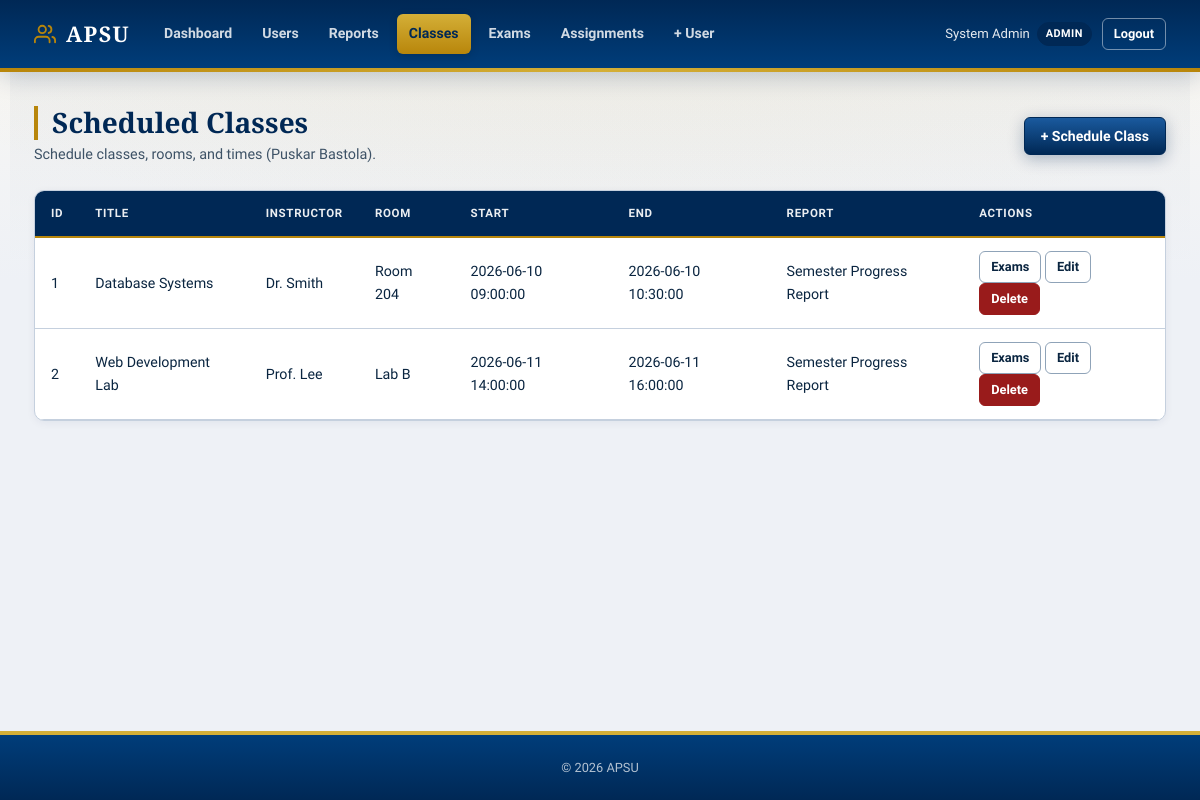
Screenshot of /classes/index.php (signed in) with the database file from the repository.
### tables this page shows
CREATE TABLE scheduled_classes (
    id          INT AUTO_INCREMENT PRIMARY KEY,
    report_id   INT NULL,
    user_id     INT NOT NULL,
    title       VARCHAR(255) NOT NULL,
    instructor  VARCHAR(255) NOT NULL,
    classroom   VARCHAR(255) NOT NULL,
    start_time  DATETIME NOT NULL,
    end_time    DATETIME NOT NULL,
    created_at  TIMESTAMP NOT NULL DEFAULT CURRENT_TIMESTAMP,
    FOREIGN KEY (report_id) REFERENCES reports(id) ON DELETE SET NULL,
    FOREIGN KEY (user_id) REFERENCES users(id) ON DELETE CASCADE
);

CREATE TABLE reports (
    id          INT AUTO_INCREMENT PRIMARY KEY,
    user_id     INT NOT NULL,
    title       VARCHAR(255) NOT NULL,
    subject     VARCHAR(255) NOT NULL,
    priority    ENUM('Low', 'Medium', 'High') NOT NULL DEFAULT 'Medium',
    assign_date DATE NOT NULL,
    due_date    DATE NOT NULL,
    status      ENUM('Pending', 'In Progress', 'Completed') NOT NULL DEFAULT 'Pending',
    created_at  TIMESTAMP NOT NULL DEFAULT CURRENT_TIMESTAMP,
    FOREIGN KEY (user_id) REFERENCES users(id) ON DELETE CASCADE
);

### classes/index.php (called while the page is built, shortened)
<?php
require_once __DIR__ . '/../config/database.php';
require_once __DIR__ . '/../includes/helpers.php';
require_once __DIR__ . '/model/ScheduledClass.php';
$pdo = getDB();
$model = new ScheduledClass($pdo);
$uid = isStudent() ? currentUserId() : null;
$classes = $model->getAll($uid);
require __DIR__ . '/views/index.php';

### includes/helpers.php (called while the page is built, shortened)
<?php
function isAdmin(): bool
{
    return ($_SESSION['role'] ?? '') === 'Admin';
}
function isStaff(): bool
{
    $role = $_SESSION['role'] ?? '';
    return $role === 'Teacher' || $role === 'Admin';
}
function isStudent(): bool
{
    return ($_SESSION['role'] ?? '') === 'Student';
}
function canManageAcademics(): bool
{
    return isStaff();
}

### classes/model/ScheduledClass.php (called while the page is built, shortened)
<?php
class ScheduledClass
{
    private PDO $pdo;
    public function __construct(PDO $pdo)
    {
        $this->pdo = $pdo;
    }
    public function getAll(?int $userId = null): array
    {
        $sql = 'SELECT sc.*, r.title AS report_title, u.full_name AS user_name
                FROM scheduled_classes sc
                LEFT JOIN reports r ON sc.report_id = r.id
                JOIN users u ON sc.user_id = u.id';
        $params = [];
        $sql .= ' ORDER BY sc.start_time ASC';
        $stmt = $this->pdo->prepare($sql);
        $stmt->execute($params);
        return $stmt->fetchAll();
    }
}

### classes/views/index.php (the view, shortened to what this page needs)
<?php
require __DIR__ . '/../../includes/header.php'; ?>
<div class="page-header">
    <div>
        <h1 class="page-title"><?= isStudent() ? 'My Schedule' : 'Scheduled Classes' ?></h1>
        <p class="page-subtitle">
            <?php if (isStudent()): ?>
            Your class timetable — view only.
            <?php else: ?>
            Schedule classes, rooms, and times (Puskar Bastola).
            <?php endif; ?>
        </p>
    </div>
    <?php if (canManageAcademics()): ?>
    <a href="index.php?action=create" class="btn btn-primary">+ Schedule Class</a>
    <?php endif; ?>
</div>
<div class="table-card">
<table class="data-table">
<thead><tr><th>ID</th><th>Title</th><th>Instructor</th><th>Room</th><th>Start</th><th>End</th><th>Report</th><th>Actions</th></tr></thead>
<tbody>
<?php if (empty($classes)): ?><tr><td colspan="8">No classes scheduled.</td></tr>
<?php else: foreach ($classes as $c): ?>
<tr>
<td><?= (int)$c['id'] ?></td>
<td><?= htmlspecialchars($c['title']) ?></td>
<td><?= htmlspecialchars($c['instructor']) ?></td>
<td><?= htmlspecialchars($c['classroom']) ?></td>
<td><?= htmlspecialchars($c['start_time']) ?></td>
<td><?= htmlspecialchars($c['end_time']) ?></td>
<td><?= htmlspecialchars($c['report_title'] ?? '—') ?></td>
<td>
<a href="../exams/index.php?class_id=<?= (int)$c['id'] ?>" class="btn btn-sm btn-outline"><?= isStudent() ? 'View exams' : 'Exams' ?></a>
<?php if (canManageAcademics()): ?>
<a href="index.php?action=edit&id=<?= (int)$c['id'] ?>" class="btn btn-sm btn-outline">Edit</a>
<a href="index.php?action=delete&id=<?= (int)$c['id'] ?>" class="btn btn-sm btn-danger" onclick="return confirm('Delete?')">Delete</a>
<?php endif; ?>
</td>
</tr>
<?php endforeach; endif; ?>
</tbody>
</table>
</div>
<?php require __DIR__ . '/../../includes/footer.php'; ?>

### includes/header.php (shortened to what this page needs)
<?php
require_once __DIR__ . '/helpers.php';
$base = $baseUrl ?? '../';
$self = $_SERVER['PHP_SELF'] ?? '';
$role = $_SESSION['role'] ?? '';
$dashHref = $base . 'dashboard/index.php';
$active = static function (string $needle) use ($self): string {
    return strpos($self, $needle) !== false ? 'active' : '';
};
?>
<!DOCTYPE html>
<html lang="en">
<head>
    <link rel="stylesheet" href="<?= htmlspecialchars($base) ?>assets/css/style.css">
</head>
<body class="app-role-<?= strtolower(htmlspecialchars($role)) ?>">
<header class="site-header">
    <div class="header-inner">
        <a href="<?= htmlspecialchars($dashHref) ?>" class="site-brand">
            APSU
        </a>
        <nav class="site-nav" aria-label="Main">
            <a href="<?= htmlspecialchars($dashHref) ?>" class="nav-link <?= $active('/dashboard/') ?>">Dashboard</a>
            <?php if (isAdmin()): ?>
            <a href="<?= htmlspecialchars($base) ?>users/list_users.php" class="nav-link <?= $active('list_users') ?>">Users</a>
            <?php endif; ?>
            <a href="<?= htmlspecialchars($base) ?>reports/index.php" class="nav-link <?= $active('/reports/') ?>">
                <?= isStudent() ? 'My Reports' : 'Reports' ?>
            </a>
            <a href="<?= htmlspecialchars($base) ?>classes/index.php" class="nav-link <?= $active('/classes/') ?>">
                <?= isStudent() ? 'My Schedule' : 'Classes' ?>
            </a>
            <a href="<?= htmlspecialchars($base) ?>exams/index.php" class="nav-link <?= $active('/exams/') ?>">
                <?= isStudent() ? 'Exams' : 'Exams' ?>
            </a>
            <a href="<?= htmlspecialchars($base) ?>assignments/index.php" class="nav-link <?= $active('/assignments/') ?>">
                <?= isStudent() ? 'My Work' : 'Assignments' ?>
            </a>
            <?php if (isAdmin()): ?>
            <a href="<?= htmlspecialchars($base) ?>users/add_user.php" class="nav-link">+ User</a>
            <?php endif; ?>
        </nav>
        <div class="header-user">
            <span class="user-badge">
                <?= htmlspecialchars($_SESSION['full_name'] ?? '') ?>
                <span class="role-tag role-tag-<?= strtolower(htmlspecialchars($role)) ?>"><?= htmlspecialchars($role) ?></span>
            </span>
            <a href="<?= htmlspecialchars($base) ?>auth/logout.php" class="btn btn-outline btn-sm">Logout</a>
        </div>
    </div>
</header>
<main class="main-content">

### includes/footer.php (shortened to what this page needs)
</main>
<footer class="site-footer">
    <div class="footer-inner">
        <span>&copy; <?= date('Y') ?> APSU</span>
    </div>
</footer>
</body>
</html>

### rows the page displays
scheduled_classes: id "1", title "Database Systems", instructor "Dr. Smith", classroom "Room 204", start_time "2026-06-10 09:00:00", end_time "2026-06-10 10:30:00", report.title "Semester Progress Report"
scheduled_classes: id "2", title "Web Development Lab", instructor "Prof. Lee", classroom "Lab B", start_time "2026-06-11 14:00:00", end_time "2026-06-11 16:00:00", report.title "Semester Progress Report"

### other values shown
$_SESSION['full_name'] "System Admin"
$role "ADMIN"
